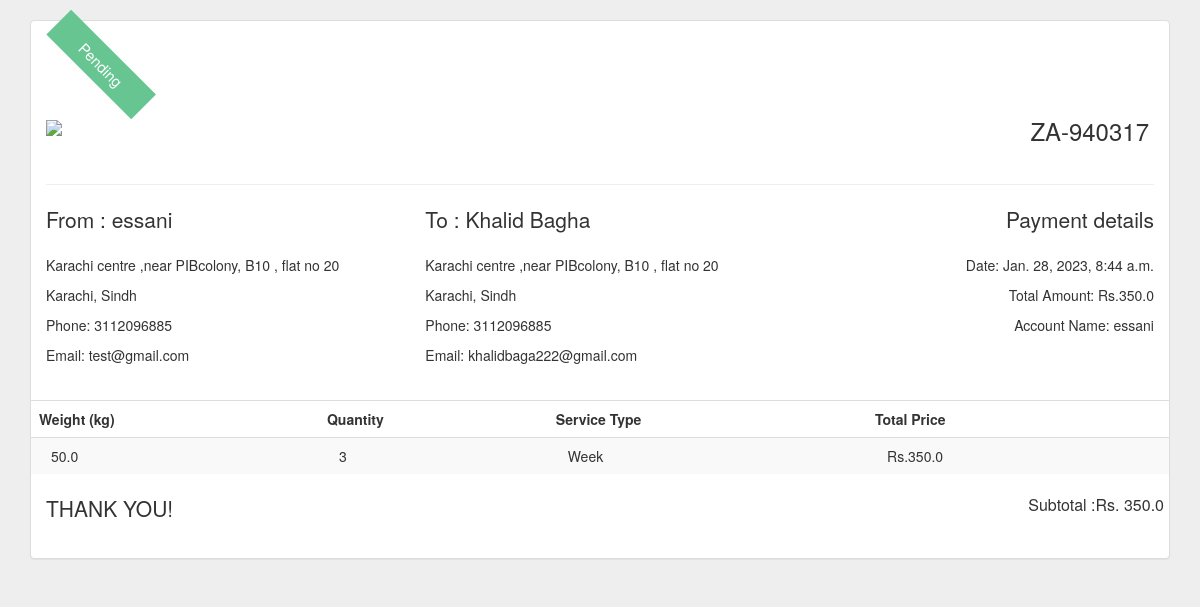
The app's page /invoice/17 with its own data.
### customerportal/models.py (models this page shows, shortened)
class Parcel(models.Model):
    customer = models.ForeignKey(Customer,on_delete=models.CASCADE)
    status = models.ForeignKey(Status,on_delete=models.CASCADE)
    service = models.ForeignKey(ServiceType,on_delete=models.CASCADE)
    weight = models.FloatField()
    qty = models.IntegerField()
    pickuplocation = models.TextField(max_length=200,null = True)
    deliverlocation = models.TextField(max_length=200,null = True)
    city = models.CharField(max_length=120,null = True)
    country = models.CharField(max_length=120,null = True)
    state = models.CharField(max_length=120,null = True)
    total = models.FloatField(max_length=120,null = True)
    consigneeName = models.CharField(max_length=120,null = True)
    consigneeEmail = models.CharField(max_length=120,null = True)
    consigneeContact = models.IntegerField(null = True)
    PaymentStatus = models.CharField(max_length=120,null = True)
    date = models.DateTimeField(auto_now_add=True,null = True)
    pcity = models.CharField(max_length=120,null = True)
    pcountry = models.CharField(max_length=120,null = True)
    pstate = models.CharField(max_length=120,null = True)

class Customer(models.Model):
    userid = models.OneToOneField(User,on_delete=models.CASCADE,null=True)
    city = models.CharField(max_length=120)
    province = models.CharField(max_length=120)
    state = models.CharField(max_length=120)
    address = models.TextField(null = True)
    postal = models.IntegerField()
    contact = models.IntegerField()
    cnic = models.IntegerField()

class ServiceType(models.Model):
    name = models.CharField(max_length=120)
    charges = models.FloatField(max_length=120)
    estimateTime = models.CharField(max_length=120)

### customerportal/views.py (the view)
# urls.py: path('invoice/<int:pk>', getInvoice,name="invoice"),
def getInvoice(request,pk):
    parcel = Parcel.objects.get(id=pk)
    i = parcel.customer.userid.id
    return render(request,'invoice.html',{'parcel':parcel})

### customerportal/templates/invoice.html (shortened to what this page needs)
<!DOCTYPE html>
<html lang="en">
<head>
    <link href="https://netdna.bootstrapcdn.com/bootstrap/3.3.6/css/bootstrap.min.css" rel="stylesheet">
</head>
<body>
<link href="https://maxcdn.bootstrapcdn.com/font-awesome/4.3.0/css/font-awesome.min.css" rel="stylesheet">
<div class="container bootstrap snippets bootdeys">
<div class="row">
  <div class="col-sm-12">
	  	<div class="panel panel-default invoice" id="invoice">
		  <div class="panel-body">
			<div class="inSvoice-ribbon"><div class="ribbon-inner">{{parcel.PaymentStatus}}</div></div>
		    <div class="row">
				<div class="col-sm-6 top-left">
                    <img src="https://www.shipstation.com/wp-content/uploads/2016/11/fedex_feature.png" style="width:150px"/>
				</div>
				<div class="col-sm-6 top-right mt-4">
						<h3 class="marginright"><br/>ZA-9403{{parcel.id}}</h3>
			    </div>
			</div>
			<hr>
			<div class="row">
				<div class="col-xs-4 from">
					<p class="lead marginbottom">From : {{parcel.customer.userid.username}}</p>
					<p>{{parcel.pickuplocation}}</p>
					<p>{{parcel.pcity}}, {{parcel.pstate}}</p>
					<p>Phone: {{parcel.customer.contact}}</p>
					<p>Email: {{parcel.customer.userid.email}}</p>
				</div>
				<div class="col-xs-4 to">
					<p class="lead marginbottom">To : {{parcel.consigneeName}}</p>
					<p>{{parcel.deliverlocation}}</p>
					<p>{{parcel.city}}, {{parcel.state}}</p>
					<p>Phone: {{parcel.consigneeContact}}</p>
					<p>Email: {{parcel.consigneeEmail}}</p>
			    </div>
			    <div class="col-xs-4 text-right payment-details">
					<p class="lead marginbottom payment-info">Payment details</p>
					<p>Date: {{parcel.date}}</p>
					<p>Total Amount: Rs.{{parcel.total}}</p>
					<p>Account Name: {{parcel.customer.userid.username}}</p>
			    </div>
			</div>
			<div class="row table-row">
				<table class="table table-striped">
			      <thead style="text-align:center">
			        <tr>
			          <th >Weight (kg)</th>
			          <th  >Quantity</th>
			          <th  > Service Type</th>
			          <th >Total Price</th>
			        </tr>
			      </thead>
			      <tbody>
			        <tr>
			          <td >{{parcel.weight}}</td>
			          <td>{{parcel.qty}}</td>
			          <td >{{parcel.service.name}}</td>
			          <td >Rs.{{parcel.total}}</td>
			        </tr>
                	       </tbody>
			    </table>
			</div>
			<div class="row">
			<div class="col-xs-6 margintop">
				<p class="lead marginbottom">THANK YOU!</p>
			</div>
			<div class="col-xs-6 text-right pull-right mr-4 invoice-total">
					  <p>Subtotal :Rs. {{parcel.total}}</p>
			</div>
			</div>
		  </div>
		</div>
	</div>
</div>
</div>
</body>
</html>

### customerportal/templates/invoice.html (style rules this page uses)
body { margin-top:20px; background:#eee; }
.invoice .top-left { font-size:65px; color:#3ba0ff; }
.invoice .top-right { text-align:right; padding-right:20px; }
.invoice .table-row { margin-left:-15px; margin-right:-15px; margin-top:25px; }
.invoice .payment-info { font-weight:500; }
.invoice .table-row .table>thead { border-top:1px solid #ddd; }
.invoice .table-row .table>thead>tr>th { border-bottom:none; }
.invoice .table>tbody>tr>td { padding:8px 20px; }
.invoice .invoice-total { margin-right:-10px; font-size:16px; }
.ribbon-inner { text-align:center; -webkit-transform:rotate(45deg); -moz-transform:rotate(45deg); -ms-transform:rotate(45deg); -o-transform:rotate(45deg); position:relative; padding:7px 0; left:-5px; top:11px; width:120px; background-color:#66c591; font-size:15px; color:#fff; }
.ribbon-inner:before,.ribbon-inner:after { content:""; position:absolute; }
.ribbon-inner:before { left:0; }
.ribbon-inner:after { right:0; }

### records on screen
Parcel: PaymentStatus "Pending", id "17", customer.userid.username "essani", pickuplocation "Karachi centre ,near PIBcolony, B10 , flat no 20", pcity "Karachi", pstate "Sindh", customer.contact "3112096885", customer.userid.email "test@gmail.com", consigneeName "Khalid Bagha", deliverlocation "Karachi centre ,near PIBcolony, B10 , flat no 20", city "Karachi", state "Sindh", consigneeContact "3112096885", consigneeEmail "khalidbaga222@gmail.com", date "Jan. 28, 2023, 8:44 a.m.", total "350.0", weight "50.0", qty "3", service.name "Week"
